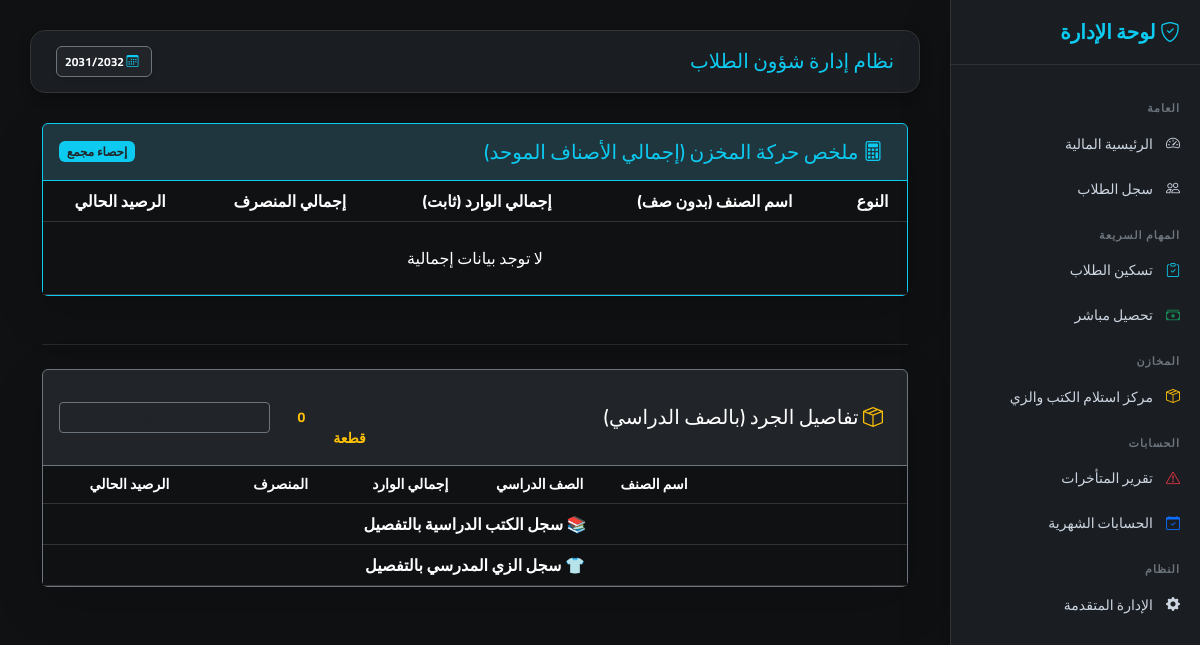
The page /students/inventory/report/ on the database as committed earlier.
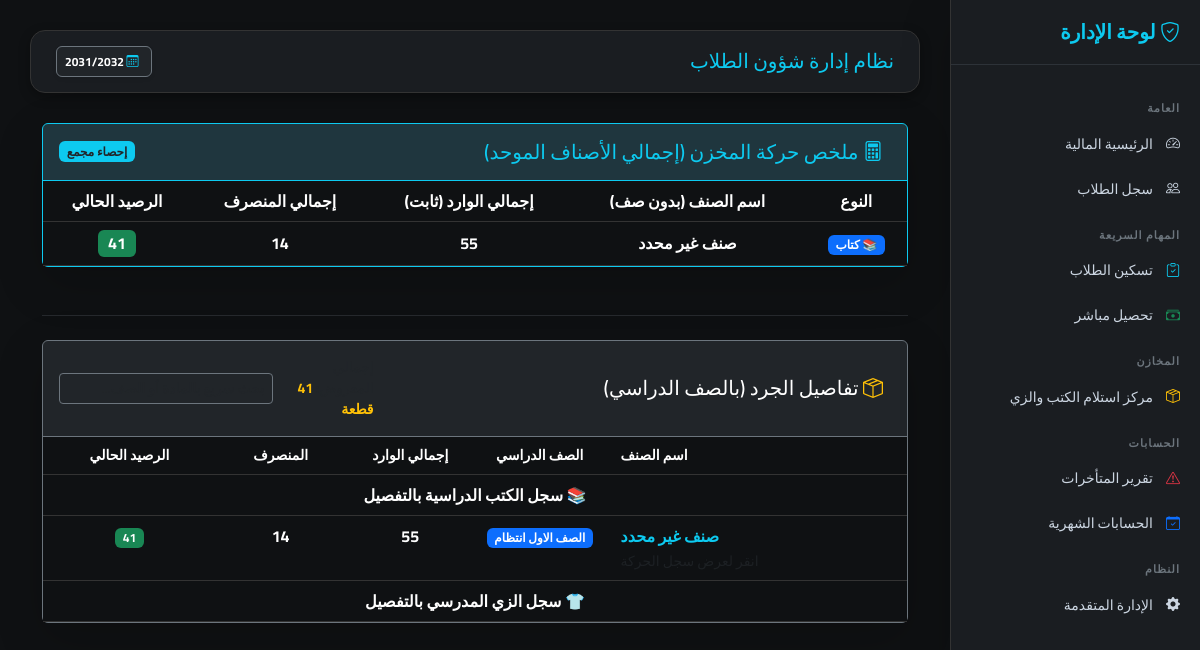
The same page on the database as committed later.
### students/models.py (models this page shows, shortened)
class InventoryItem(models.Model):
    ITEM_TYPE_CHOICES = [
        ('book', 'كتاب دراسي'),
        ('uniform', 'زي مدرسي'),
    ]
    item_type = models.CharField("نوع الصنف", max_length=10, choices=ITEM_TYPE_CHOICES, default='book')
    subject = models.ForeignKey('Subject', on_delete=models.SET_NULL, null=True, blank=True, verbose_name="المادة (للكتب)")
    uniform = models.ForeignKey('Uniform', on_delete=models.SET_NULL, null=True, blank=True, verbose_name="الزي (للملابس)")
    grade = models.ForeignKey('Grade', on_delete=models.SET_NULL, null=True, blank=True, verbose_name="الصف الدراسي")
    stock_quantity = models.PositiveIntegerField("الرصيد الافتتاحي", default=0)
    class Meta:
        unique_together = ('item_type', 'subject', 'uniform', 'grade')
        verbose_name = "صنف مخزني (جرد)"
        verbose_name_plural = "المخزن (الجرد التفصيلي)"
        ordering = ['id']
    @property
    def display_name(self):
        if self.item_type == 'book' and self.subject:
            return f"كتاب {self.subject.name}"
        elif self.item_type == 'uniform' and self.uniform:
            return f"{self.uniform.name}"
        return "صنف غير محدد"
    @property
    def total_incoming(self):
        from django.db.models import Sum
        restocks_qty = self.restocks.aggregate(total=Sum('quantity'))['total'] or 0
        return self.stock_quantity + restocks_qty
    @property
    def total_sold_count(self):
        from django.db.models import Sum
        return self.booksale_set.aggregate(total=Sum('quantity'))['total'] or 0
    @property
    def remaining_qty(self):
        return self.total_incoming - self.total_sold_count

class Grade(models.Model):
    name = models.CharField("اسم الصف", max_length=100)
    class Meta:
        verbose_name = "صف دراسي"
        verbose_name_plural = "الصفوف الدراسية"

### students/views.py (the view)
# urls.py: path('inventory/report/', views.inventory_category_report, name='inventory_report'),
def inventory_category_report(request):
    inventory_items = InventoryItem.objects.select_related(
        'grade', 'subject', 'uniform'
    ).order_by('item_type')
    summary_dict = {}
    for item in inventory_items:
        name_key = item.display_name
        if name_key not in summary_dict:
            summary_dict[name_key] = {
                'name': name_key,
                'item_type': item.item_type,
                'total_stock': 0,
                'total_sold': 0,
            }
        summary_dict[name_key]['total_stock'] += item.total_incoming
        summary_dict[name_key]['total_sold'] += item.total_sold_count
    for val in summary_dict.values():
        val['total_remaining'] = val['total_stock'] - val['total_sold']
    return render(request, 'students/books/inventory_report.html', {
        'inventory': inventory_items, # للجدول التفصيلي (السفلي)
        'inventory_summary': summary_dict.values() # لجدول الملخص (العلوي)
    })

### config/context_processors.py (called while the page is built)
def active_academic_year(request): # تأكد أن هذا هو نفس الاسم
    active_year = AcademicYear.objects.filter(is_active=True).first()
    return {'active_year': active_year}

### students/templates/students/books/inventory_report.html (shortened to what the changed rows need)
{% extends "base.html" %}
{% block content %}
<div class="container-fluid mt-3">
    <div class="card bg-dark border-info shadow-lg mb-5">
        <div class="card-body p-0">
            <div class="table-responsive">
                <table class="table table-dark table-hover mb-0 text-center align-middle">
                    <thead class="table-secondary text-dark">
                        <tr>
                            <th>النوع</th>
                            <th>اسم الصنف (بدون صف)</th>
                            <th>إجمالي الوارد (ثابت)</th>
                            <th>إجمالي المنصرف</th>
                            <th class="text-primary">الرصيد الحالي</th>
                        </tr>
                    </thead>
                    <tbody>
                    {% for sum in inventory_summary %}
                    <tr>
                        <td>
                            {% if sum.item_type == 'book' %}
                                <span class="badge bg-primary">📚 كتاب</span>
                            {% else %}
                                <span class="badge bg-warning text-dark">👕 زي</span>
                            {% endif %}
                        </td>
                        <td class="fw-bold text-info fs-6">
                            {{ sum.name }}
                        </td>
                        <td class="fw-bold text-white">{{ sum.total_stock }}</td>
                        <td class="text-danger fw-bold">{{ sum.total_sold }}</td>
                        <td>
                            <span class="badge {% if sum.total_remaining > 10 %}bg-success{% else %}bg-danger animate-pulse{% endif %} fs-6">
                                {{ sum.total_remaining }}
                            </span>
                        </td>
                    </tr>
                    {% empty %}
                    <tr>
                        <td colspan="5" class="text-muted py-4">لا توجد بيانات إجمالية</td>
                    </tr>
                    {% endfor %}
                    </tbody>
                </table>
            </div>
        </div>
    </div>
    <div class="card bg-dark border-secondary shadow-lg">
        <div class="card-header border-secondary d-flex justify-content-between align-items-center py-3">
            <div class="no-print d-flex align-items-center">
                <span class="text-muted me-2 small">إجمالي المعروض: <b id="grandTotal" class="text-warning">0</b></span>
            </div>
        </div>
        <div class="card-body p-0">
            <div class="table-responsive">
                <table class="table table-dark table-hover mb-0" id="inventoryTable">
                    <thead>
                        <tr class="text-muted small text-center">
                            <th style="width:35%" class="text-start px-3">اسم الصنف</th>
                            <th style="width:15%">الصف الدراسي</th>
                            <th style="width:15%">إجمالي الوارد</th>
                            <th style="width:15%" class="text-danger">المنصرف</th>
                            <th style="width:20%" class="text-success">الرصيد الحالي</th>
                        </tr>
                    </thead>
                    <tbody>
                        {% for item in inventory %}
                        {% if item.item_type == 'book' %}
                        <tr>
                            <td class="px-3 py-2 text-start">
                                <span class="fw-bold text-info hover-warning"
                                      onclick="loadItemDetails(event, '{{ item.id }}', '{{ item.display_name|escapejs }}')">
                                    {{ item.display_name }}
                                </span>
                                <br><small class="text-muted small">انقر لعرض سجل الحركة</small>
                            </td>
                            <td class="text-center">
                                <span class="badge bg-primary">{{ item.grade.name|default:"عام" }}</span>
                            </td>
                            <td class="text-center fw-bold text-white">{{ item.total_incoming }}</td>
                            <td class="text-center text-danger fw-bold">{{ item.total_sold_count }}</td>
                            <td class="text-center">
                                <span class="badge {% if item.remaining_qty <= 5 %}bg-danger animate-pulse{% else %}bg-success{% endif %}">
                                    {{ item.remaining_qty }}
                                </span>
                            </td>
                        </tr>
                        {% endif %}
                        {% endfor %}
                    </tbody>
                </table>
            </div>
        </div>
    </div>
</div>
{% endblock %}

Rows that differ between the two databases and show on the page:
added InventoryItem: display_name "صنف غير محدد", grade.name "الصف الاول انتظام", total_incoming "55", total_sold_count "14", remaining_qty "41"
Other text that changed with them:
text written by a page script: "0 قطعة" → "41 قطعة"
new list line: "📚 كتاب صنف غير محدد 55 14 41"
text no longer shown: "لا توجد بيانات إجمالية"
